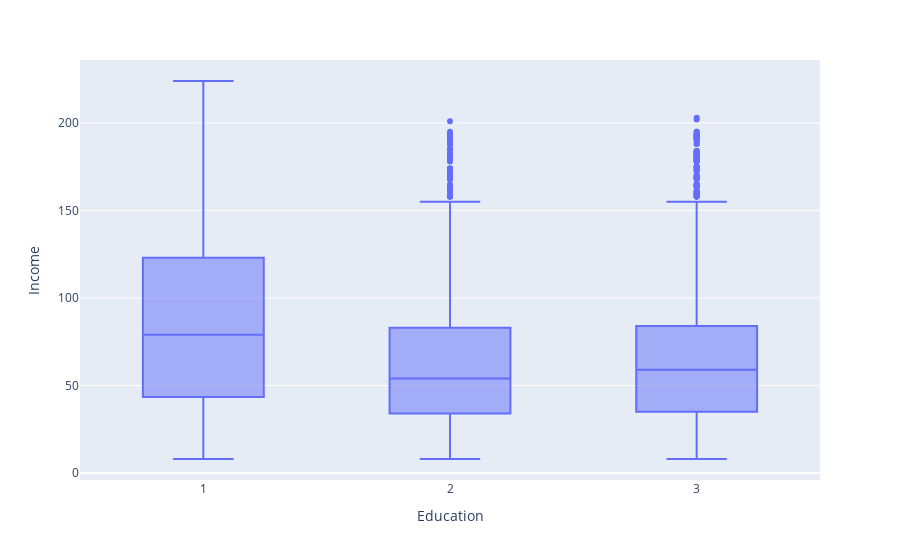

The cell this chart's notebook holds for it:
### Code cell
px.box(data,x='Education',y='Income')

### Figure 1 — Plotly figure (JSON) as saved in the notebook; plotly's stock layout.template omitted (floating-point values rounded to 4 significant figures; data arrays with more than 128 entries replaced by an {"elided": "..."} marker saying what was removed)
{"data": [{"alignmentgroup": "True", "hovertemplate": "Education=%{x}<br>Income=%{y}<extra></extra>", "legendgroup": "", "marker": {"color": "#636efa"}, "name": "", "notched": false, "offsetgroup": "", "orientation": "v", "showlegend": false, "type": "box", "x": {"elided": "5000 int values"}, "x0": " ", "xaxis": "x", "y": {"elided": "5000 int values"}, "y0": " ", "yaxis": "y"}], "layout": {"boxmode": "group", "legend": {"tracegroupgap": 0}, "margin": {"t": 60}, "xaxis": {"anchor": "y", "domain": [0, 1], "title": {"text": "Education"}}, "yaxis": {"anchor": "x", "domain": [0, 1], "title": {"text": "Income"}}}}
